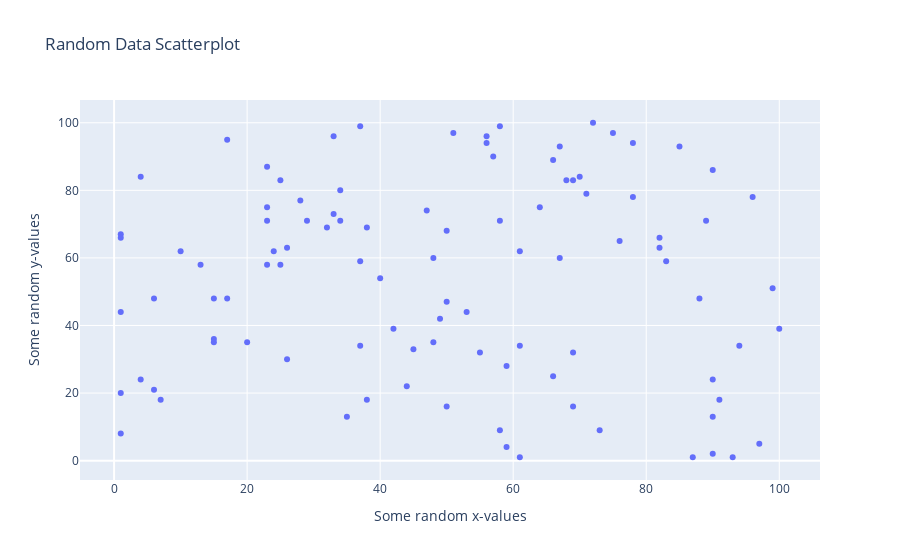

The notebook cell this image was saved under:
### Code cell
random_x = np.random.randint(1,101,100)
random_y = np.random.randint(1,101,100)

# create the data
data = [go.Scatter(
    x = random_x,
    y = random_y,
    mode = 'markers',   # makes points, if not specified will connect with lines
)]

# create the layout 
layout = go.Layout(
    title = 'Random Data Scatterplot', # Graph title
    xaxis = dict(title = 'Some random x-values'), # x-axis label
    yaxis = dict(title = 'Some random y-values'), # y-axis label
    hovermode ='closest' # handles multiple points landing on the same vertical
)

# create the figure
fig = go.Figure(data=data, layout=layout)
fig.show()

### Figure 1 — Plotly figure (JSON) as saved in the notebook; plotly's stock layout.template omitted (floating-point values rounded to 4 significant figures)
{"data": [{"mode": "markers", "type": "scatter", "x": [45, 67, 61, 26, 69, 25, 59, 33, 78, 29, 87, 83, 17, 15, 10, 89, 64, 26, 50, 66, 37, 73, 76, 68, 48, 17, 88, 35, 59, 23, 7, 49, 25, 55, 78, 34, 58, 90, 56, 38, 15, 20, 75, 99, 47, 38, 23, 1, 4, 15, 53, 69, 58, 37, 37, 57, 100, 6, 1, 71, 44, 50, 42, 23, 32, 13, 93, 90, 90, 94, 66, 33, 28, 85, 1, 97, 4, 91, 51, 1, 90, 82, 61, 23, 6, 82, 72, 40, 48, 70, 24, 69, 67, 61, 1, 96, 50, 34, 58, 56], "y": [33, 93, 34, 30, 32, 83, 4, 96, 94, 71, 1, 59, 48, 35, 62, 71, 75, 63, 16, 89, 99, 9, 65, 83, 35, 95, 48, 13, 28, 71, 18, 42, 58, 32, 78, 80, 9, 2, 96, 18, 48, 35, 97, 51, 74, 69, 58, 8, 84, 36, 44, 83, 71, 34, 59, 90, 39, 21, 67, 79, 22, 68, 39, 75, 69, 58, 1, 13, 24, 34, 25, 73, 77, 93, 20, 5, 24, 18, 97, 66, 86, 66, 1, 87, 48, 63, 100, 54, 60, 84, 62, 16, 60, 62, 44, 78, 47, 71, 99, 94]}], "layout": {"hovermode": "closest", "title": {"text": "Random Data Scatterplot"}, "xaxis": {"title": {"text": "Some random x-values"}}, "yaxis": {"title": {"text": "Some random y-values"}}}}
